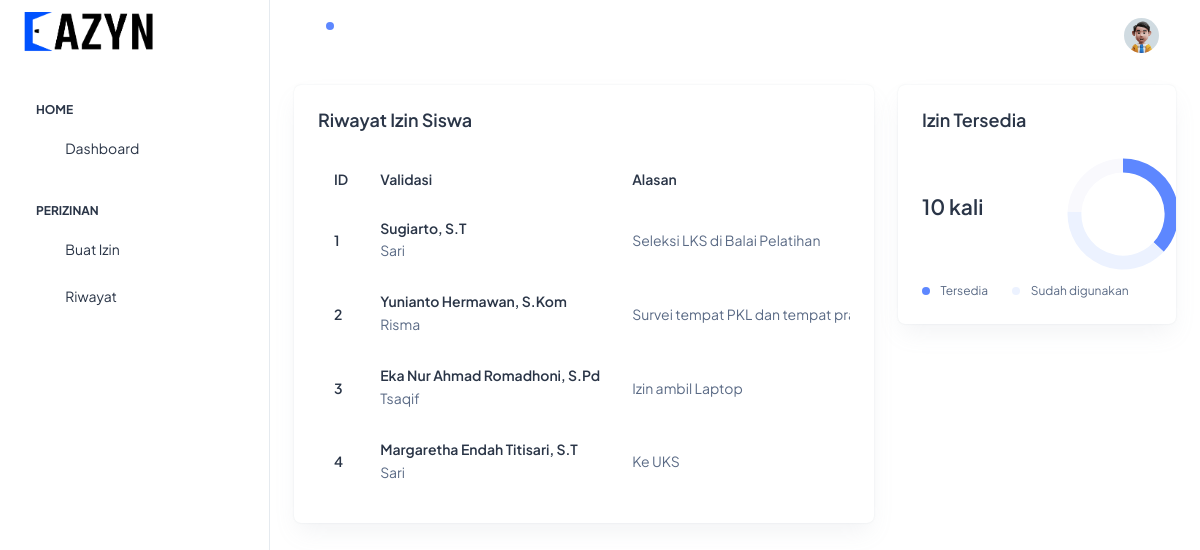
The page / on the database its author committed.
### tables this page shows
CREATE TABLE `izin` (
  `id` int(11) NOT NULL,
  `siswaID` int(11) NOT NULL,
  `guruID` int(11) DEFAULT NULL,
  `bkID` int(11) DEFAULT NULL,
  `alasan` varchar(200) NOT NULL,
  `waktu` varchar(8) NOT NULL,
  `tanggal` datetime NOT NULL DEFAULT current_timestamp(),
  `is_approved` int(11) NOT NULL DEFAULT 0,
  `file_pendukung` varchar(100) DEFAULT NULL,
  `qrcode` varchar(5) DEFAULT NULL
);

CREATE TABLE `guru` (
  `id` int(11) NOT NULL,
  `nama` varchar(50) NOT NULL,
  `mapel` varchar(20) NOT NULL,
  `nip` varchar(20) NOT NULL,
  `username` varchar(10) NOT NULL,
  `pass` varchar(10) NOT NULL,
  `foto` varchar(100) NOT NULL
);

CREATE TABLE `bk` (
  `id` int(11) NOT NULL,
  `nama` varchar(50) NOT NULL,
  `username` varchar(10) NOT NULL,
  `pass` varchar(10) NOT NULL
);

### index.php (the view, shortened to what this page needs)
<?php
require_once("config/connect.php");
$query = "select izin.*, guru.nama as namaguru, bk.nama as namabk
          from izin
          inner join guru on guru.id = izin.guruID
          inner join bk on bk.id = izin.bkID
          where siswaID = 2";
$sql = mysqli_query($is_connect, $query);
?>
<!doctype html>
<html lang="en">
<head>
  <link rel="stylesheet" href="assets//css/styles.min.css" />
</head>
<body>
  <div class="page-wrapper" id="main-wrapper" data-layout="vertical" data-navbarbg="skin6" data-sidebartype="full"
    data-sidebar-position="fixed" data-header-position="fixed">
    <aside class="left-sidebar">
      <div>
        <div class="brand-logo d-flex align-items-center justify-content-between">
          <a href="./index.html" class="text-nowrap logo-img">
            <img src="assets/images/logos/eazyn.png" width="130" alt="" />
          </a>
        </div>
        <nav class="sidebar-nav scroll-sidebar" data-simplebar="">
          <ul id="sidebarnav">
            <li class="nav-small-cap">
              <span class="hide-menu">Home</span>
            </li>
            <li class="sidebar-item">
              <a class="sidebar-link" href="./index.php" aria-expanded="false">
                <span>
                  <i class="ti ti-layout-dashboard"></i>
                </span>
                <span class="hide-menu">Dashboard</span>
              </a>
            </li>
            <li class="nav-small-cap">
              <span class="hide-menu">Perizinan</span>
            </li>
            <li class="sidebar-item">
              <a class="sidebar-link" href="./izin.php" aria-expanded="false">
                <span>
                  <i class="ti ti-article"></i>
                </span>
                <span class="hide-menu">Buat Izin</span>
              </a>
            </li>
            <li class="sidebar-item">
              <a class="sidebar-link" href="./riwayat.html" aria-expanded="false">
                <span>
                  <i class="ti ti-alert-circle"></i>
                </span>
                <span class="hide-menu">Riwayat</span>
              </a>
            </li>
          </ul>
        </nav>
      </div>
    </aside>
    <div class="body-wrapper">
      <header class="app-header">
        <nav class="navbar navbar-expand-lg navbar-light">
          <ul class="navbar-nav">
            <li class="nav-item">
              <a class="nav-link nav-icon-hover" href="javascript:void(0)">
                <i class="ti ti-bell-ringing"></i>
                <div class="notification bg-primary rounded-circle"></div>
              </a>
            </li>
          </ul>
          <div class="navbar-collapse justify-content-end px-0" id="navbarNav">
            <ul class="navbar-nav flex-row ms-auto align-items-center justify-content-end">
              <li class="nav-item dropdown">
                <a class="nav-link nav-icon-hover" href="javascript:void(0)" id="drop2" data-bs-toggle="dropdown"
                  aria-expanded="false">
                  <img src="assets//images/profile/user-1.jpg" alt="" width="35" height="35" class="rounded-circle">
                </a>
              </li>
            </ul>
          </div>
        </nav>
      </header>
      <div class="container-fluid">
        <div class="row">
          <div class="col-lg-8 d-flex align-items-strech">
            <div class="card w-100">
              <div class="card-body p-4">
                <h5 class="card-title fw-semibold mb-4">Riwayat Izin Siswa</h5>
                <div class="table-responsive">
                  <table class="table text-nowrap mb-0 align-middle">
                    <thead class="text-dark fs-4">
                      <tr>
                        <th class="border-bottom-0">
                          <h6 class="fw-semibold mb-0">ID</h6>
                        </th>
                        <th class="border-bottom-0">
                          <h6 class="fw-semibold mb-0">Validasi</h6>
                        </th>
                        <th class="border-bottom-0">
                          <h6 class="fw-semibold mb-0">Alasan</h6>
                        </th>
                      </tr>
                    </thead>
                    <tbody>
                      <?php
                        $fetch_data = mysqli_fetch_all($sql, MYSQLI_BOTH);
                          foreach ($fetch_data as $data) {
                          ?>
                         <tr>
                        <td class="border-bottom-0">
                          <h6 class="fw-semibold mb-0"><?php echo $data["0"]?></h6>
                        </td>
                        <td class="border-bottom-0">
                            <h6 class="fw-semibold mb-1"><?php echo $data["10"]?></h6>
                            <?php echo $data["namabk"];?>
                        </td>
                        <td class="border-bottom-0">
                          <p class="mb-0 fw-normal"><?php echo $data["alasan"]?></p>
                        </td>
                      </tr>
                      <tr>
                        <?php
                        }
                      ?>
                    </tbody>
                  </table>
                </div>
              </div>
            </div>
          </div>
          <div class="col-lg-4">
            <div class="row">
              <div class="col-lg-12">
                <div class="card overflow-hidden">
                  <div class="card-body p-4">
                    <h5 class="card-title mb-9 fw-semibold">
                      Izin Tersedia
                    </h5>
                    <div class="row align-items-center">
                      <div class="col-8">
                        <?php
                        $query = "select value from setting where nama_setting='pembatasan'";
                        $query1 = "select count(id) as jumlah_izin from izin WHERE siswaID =2 and is_approved=2";
                        $sql = mysqli_query($is_connect, $query);
                        $sql1 = mysqli_query($is_connect, $query1);
                        $fetch_data1 = mysqli_fetch_all($sql, MYSQLI_ASSOC);
                        $fetch_data2 = mysqli_fetch_all($sql1, MYSQLI_ASSOC);
                        ?>
                      <h4 class="fw-semibold mb-3"><?php echo $fetch_data1[0]['value'] - $fetch_data2[0]['jumlah_izin']; ?> kali</h4>
                      </div>
                      <div class="col-4">
                        <div class="d-flex justify-content-center">
                          <div id="breakup"></div>
                        </div>
                      </div>
                      <div class="col-12">
                        <div class="d-flex align-items-center">
                          <div class="me-4">
                            <span
                              class="round-8 bg-primary rounded-circle me-2 d-inline-block"
                            ></span>
                            <span class="fs-2">Tersedia</span>
                          </div>
                          <div>
                            <span
                              class="round-8 bg-light-primary rounded-circle me-2 d-inline-block"
                            ></span>
                            <span class="fs-2">Sudah digunakan</span>
                          </div>
                        </div>
                    </div>
                    </div>
                  </div>
                </div>
              </div>
              </div>
            </div>
          </div>
        </div>
      </div>
    </div>
</body>
</html>

### rows shown on the page
izin: id "1", guruID.nama "Sugiarto, S.T", bkID.nama "Sari", alasan "Seleksi LKS di Balai Pelatihan"
izin: id "2", guruID.nama "Yunianto Hermawan, S.Kom", bkID.nama "Risma", alasan "Survei tempat PKL dan tempat…"
izin: id "3", guruID.nama "Eka Nur Ahmad Romadhoni, S.Pd", bkID.nama "Tsaqif", alasan "Izin ambil Laptop"
izin: id "4", guruID.nama "Margaretha Endah Titisari, S.T", bkID.nama "Sari", alasan "Ke UKS"

### other values the page prints
$fetch_data1[0]['value'] - $fetch_data2[0]['jumlah_izin'] "10"
